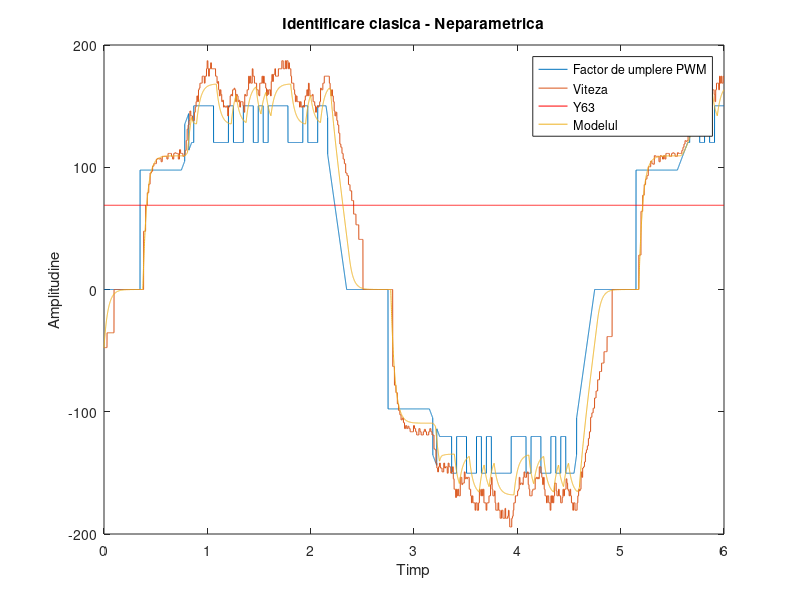

MATLAB code for this plot: (Note: this script raises an error after producing the figure.)
data = load('dataset.mat');
%% 
t = data.cigan.X.Data';
u = data.cigan.Y(:, 3).Data';
w = data.cigan.Y(:, 2).Data';
poz = data.cigan.Y(:, 1).Data';

plot(t, [200*u, w]); hold on;
xlabel('Timp');
ylabel('Amplitudine');

%% 

i3 = 7434;
i4 = 7687;

ust = mean(u(i3:i4));
yst = mean(w(i3:i4));

K = yst / ust;
y63 = 0.63*yst;

plot(t, y63*ones(1, length(t)), 'r');
xlabel('Timp');
ylabel('Amplitudine');

i5 = 7189;
i6 = 7242;
T = t(i6) - t(i5);

Tm_i7 = 7151;
Tm_i8 = 7188; 

Tau_m = t(Tm_i8) - t(Tm_i7);

nidx = round(Tau_m / (t(12)-t(11)));
u_new = [u(1)*ones(nidx,1); u(1:length(u)-nidx)];

A = -1/T;
B = K/T; 
C = 1;
D = 0;
sysOne = ss(A,B,C,D);
ysimOne = lsim(sysOne, u_new-u_new(1), t, w(1));

plot(t, ysimOne); 
title('Identificare clasica - Neparametrica');
legend('Factor de umplere PWM', 'Viteza', 'Y63', 'Modelul');
xlabel('Timp');
ylabel('Amplitudine');

J = getRelativeError(w, ysimOne)
eMPN = getNormalizedMeanSquaredError(w, ysimOne)
%% viteza - pozitie neparametrica

i8 = 7434;
i9 = 7687;

K_poz = (poz(i9)-poz(i8))/(mean(w(i8:i9))*(t(i9)-t(i8)));

A1 = [-1/T 0; K_poz 0];
B1 = [K/T; 0];
C1 = [1 0 ; 0 1];
D1 = [0; 0];

sysTwo = ss(A1, B1, C1, D1);
ysimTwo = lsim(sysTwo , u, t, [w(1), poz(1)]);
ysimTwo = ysimTwo(:,2);

figure
plot(t, ysimTwo, t, poz), 
title("Suprapunerea intre integrata vitezei peste pozitie")
legend('Pozitia identificata', 'Pozitia propriu zisa')
xlabel('Timp');
ylabel('Amplitudine');

eMPN_pozitie = norm(poz - ysimTwo) / norm(poz - mean(poz));

%% Functia de transfer cu timp mort

Hs = tf(K, [T, 1], 'IODelay', Tau_m);

%% Preluare date din grafic

u = double(u);
t = double(t);
w = double(w);
poz = double(poz);

i1 = 1155;
i2 = 3058;
i3 = 4475;
i4 = 6208;
pas = 8;

t_id = u(i1:pas:i2);
u_id = u(i1:pas:i2);
w_id = w(i1:pas:i2);
p_id = poz(i1:pas:i2);

t_vd = u(i3:pas:i4);
u_vd = u(i3:pas:i4);
w_vd = w(i3:pas:i4);
p_vd = poz(i3:pas:i4);

Te = pas * (t(5) - t(4));
data_id = iddata(w_id, u_id, Te);
data_vd = iddata(w_vd, u_vd, Te);

%% Autocorelatie Intrare-Viteza cu ARMAX
sys_armax = armax(data_id, [1, 1, 1, 1]); % inclus gradul mort

% Scoatem functia de transfer
Hw_armax_viteza = tf(sys_armax.B, sys_armax.A, Te, 'variable', 'z^-1');
Hw_armax_viteza_continuu = d2c(Hw_armax_viteza, 'zoh');

K = 3172 / 12.97;
T = 1 / 12.97;

Hfinal = tf(K, [T, 1]);

A = -1/T;
B = K/T; 
C = 1;
D = 0;

sysOne = ss(A,B,C,D);
ysim = lsim(sysOne, u_new, t, w(1));

eMPN = norm(w-ysim)/norm(w-mean(w));
fprintf(eMPN);

plot(t, [w, ysim]);
legend('Viteza propriu zisa', 'Viteza identificata')
xlabel('Timp');
ylabel('Amplitudine');

% Plotare
figure;
subplot(1, 2, 1)
compare(data_vd, sys_armax)
title('Compare Viteza-Intrare cu ARMAX');
subplot(1, 2, 2)
resid(data_vd, sys_armax)
title('Resid Viteza-Intrare cu ARMAX');

%% Intercorelatie / XCorelatie Intrare-Viteza cu iv4

sys_iv4 = iv4(data_id, [1, 1, 1]);

% Scoatem functia de transfer
Hw_iv4_viteza = tf(sys_iv4.B, sys_iv4.A, Te, 'variable', 'z^-1');
Hw_iv4_viteza_continuu = d2c(Hw_iv4_viteza, 'zoh');

K = 5210 / 21.4;
T = 1 / 21.4;
HFinal2 = tf(K, [T, 1]);

A = -1/T;
B = K/T; 
C = 1;
D = 0;

sysTwo = ss(A,B,C,D);
ysim = lsim(sysTwo, u_new, t, w(1));

eMPN = norm(w-ysim)/norm(w-mean(w));
fprintf(eMPN);

plot(t, [w, ysim]);
legend('Viteza propriu zisa', 'Viteza identificata')
xlabel('Timp');
ylabel('Amplitudine');

% Plotare
figure;
subplot(1, 2, 1)
compare(data_vd, sys_iv4)
title('Compare intrare-viteza cu iv4');
subplot(1, 2, 2)
resid(data_vd, sys_iv4)
title('Resid intrare-viteza cu iv4');

%% Autocorelatie Viteza-Pozitie cu ARX

data_id_poz_vit = iddata(p_id, w_id, Te);
data_vd_poz_vit = iddata(p_vd, w_vd, Te);

sys_armax_poz_vit = arx(data_id_poz_vit, [1, 1, 0]);

% Scoatem functia de transfer
Hw_armax_pozitie_viteza = tf(sys_armax_poz_vit.B, sys_armax_poz_vit.A, Te, 'variable', 'z^-1');
Hw_armax_pozitie_viteza_continuu = tf(0.02841 / Te, [1, 0]);

fprintf(Hw_armax_pozitie_viteza_continuu)

A = 0;
B = 4.932;
C = 1;
D = 0;

sysThree = ss(A,B,C,D);
ysim = lsim(sysThree, w, t, poz(1));

plot(t, [poz, ysim]);
legend('Pozitia propriu zisa', 'Pozitia identificata')
xlabel('Timp');
ylabel('Amplitudine');

eMPN = norm(poz-ysim)/norm(poz-mean(poz));
fprintf(eMPN);

% Plotare
figure;
subplot(1, 2, 1)
compare(data_vd_poz_vit, sys_armax_poz_vit)
title('Compare Pozitie-Viteza cu ARMAX');
subplot(1, 2, 2)
resid(data_vd_poz_vit, sys_armax_poz_vit)
title('Resid Pozitie-Viteza cu ARMAX');

%% Intercorelatie / XCorelatie Viteza-Pozitie cu OE

data_id_poz_vit = iddata(p_id, w_id, Te);
data_vd_poz_vit = iddata(p_vd, w_vd, Te);
sys_oe_poz_vit = oe(data_id_poz_vit, [1, 1, 0]); % inclus gradul mort

% Scoatem functia de transfer
Hw_oe_pozitie_viteza = tf(sys_oe_poz_vit.B, sys_oe_poz_vit.F, Te, 'variable', 'z^-1');
Hw_armax_pozitie_viteza_continuu = tf(0.02841 / Te, [1, 0]);

A = 0;
B = 4.932;
C = 1;
D = 0;

sysThree = ss(A,B,C,D);
ysim = lsim(sysThree, w, t, poz(1));

plot(t, [poz, ysim]);
legend('Pozitia propriu zisa', 'Pozitia identificata')
xlabel('Timp');
ylabel('Amplitudine');

eMPN = norm(poz-ysim)/norm(poz-mean(poz));

% Plotare
figure;
subplot(1, 2, 1)
compare(data_vd_poz_vit, sys_oe_poz_vit)
title('Compare Pozitie-Viteza cu OE');
subplot(1, 2, 2)
resid(data_vd_poz_vit, sys_oe_poz_vit)
title('Resid Pozitie-Viteza cu OE');